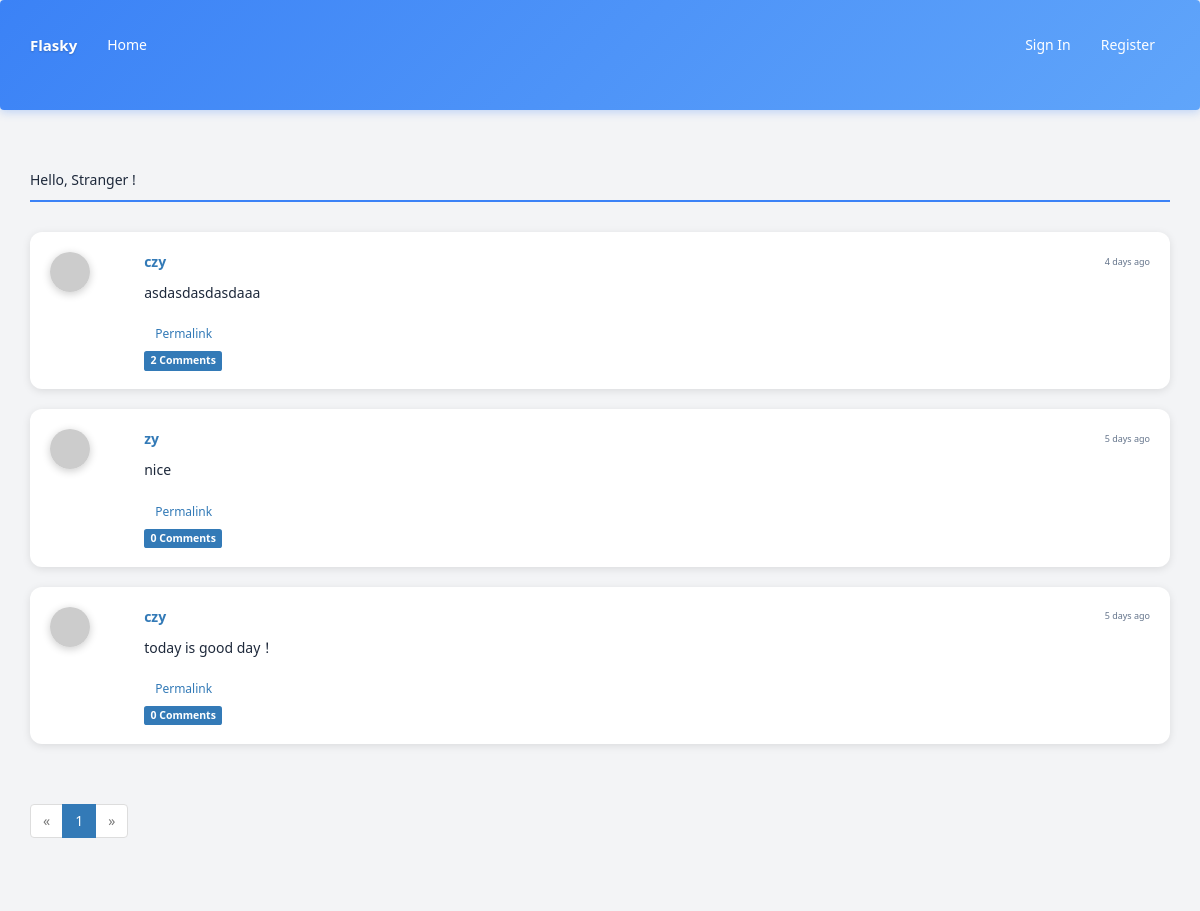
The page / on the database its author committed.
### app/models.py (models this page shows, shortened)
class Post(db.Model):
    __tablename__ = 'posts'
    id = db.Column(db.Integer, primary_key=True)
    body = db.Column(db.Text)
    timestamp = db.Column(db.DateTime, index=True, default=datetime.utcnow)
    author_id = db.Column(db.Integer, db.ForeignKey('users.id'))
    body_html = db.Column(db.Text)
    comments = db.relationship('Comment', backref='post', lazy='dynamic')

class User(UserMixin, db.Model):
    __tablename__ = 'users'
    id = db.Column(db.Integer, primary_key = True)
    email = db.Column(db.String(64), unique=True, index=True)
    username = db.Column(db.String(64), unique=True, index=True)
    password_hash = db.Column(db.String(128))
    role_id = db.Column(db.Integer, db.ForeignKey('roles.id'))
    name = db.Column(db.String(64))
    location = db.Column(db.String(64))
    about_me = db.Column(db.Text())
    member_since = db.Column(db.DateTime(), default=datetime.utcnow)
    last_seen = db.Column(db.DateTime(), default=datetime.utcnow)
    avatar_hash = db.Column(db.String(32))
    posts = db.relationship('Post', backref='author', lazy='dynamic')
    comments = db.relationship('Comment', backref='author', lazy='dynamic')
    followed = db.relationship('Follow', foreign_keys=[Follow.follower_id], backref=db.backref('follower', lazy='joined'), lazy='dynamic', cascade='all, delete-orphan')
    followers = db.relationship('Follow', foreign_keys=[Follow.followed_id], backref=db.backref('followed', lazy='joined'), lazy='dynamic', cascade='all, delete-orphan')
    def gravatar(self, size=100, default='identicon', rating='g'):
        if request.is_secure:
            url = 'https://secure.gravatar.com/avatar'
        else:
            url = 'http://www.gravatar.com/avatar'
        hash = self.avatar_hash or hashlib.md5(self.email.encode('utf-8')).hexdigest()
        return '{url}/{hash}?s={size}&d={default}&r={rating}'.format(url=url, hash=hash, size=size, default=default, rating=rating)
    @property
    def password(self):
        raise AttributeError('password is not a readable attribute')

### app/main/views.py (the view)
@main.route('/', methods=['GET', 'POST'])
def index():
    try:
        form = PostForm()
        if current_user.can(Permission.WRITE_ARTICLES) and form.validate_on_submit():
            post = Post(body=form.body.data, author=current_user._get_current_object())
            db.session.add(post)
            db.session.commit()
            return redirect(url_for('.index'))
        show_followed = False
        if current_user.is_authenticated:
            show_followed = bool(request.cookies.get('show_followed', ''))
        if show_followed:
            query = current_user.followed_posts
        else:
            query = Post.query
        page = request.args.get('page', 1, type=int)
        pagination = query.order_by(Post.timestamp.desc()).paginate(page=page, per_page=current_app.config['FLASKY_POSTS_PER_PAGE'], error_out=False)
        posts = pagination.items
        return render_template('index.html', form=form, posts=posts, show_followed=show_followed, pagination=pagination, current_time=datetime.utcnow())
    except Exception as e:
        import traceback
        print(f"Error in index route: {e}")
        traceback.print_exc()
        raise

### app/__init__.py (called while the page is built)
def create_app(config_name='default'):
    app = Flask(__name__)
    app.config.from_object(config[config_name])
    config[config_name].init_app(app)
    bootstrap.init_app(app)
    moment.init_app(app)
    db.init_app(app)
    login_manager.init_app(app)
    csrf.init_app(app)
    migrate.init_app(app, db)
    pagedown.init_app(app)
    from .main import main as main_blueprint
    app.register_blueprint(main_blueprint)
    from .models import Permission
    @app.context_processor
    def inject_permissions():
        return dict(Permission=Permission)
    from .auth import auth as auth_blueprint
    app.register_blueprint(auth_blueprint, url_prefix='/auth')
    from .models import AnonymousUser
    login_manager.anonymous_user = AnonymousUser
    return app

### app/auth/views.py (called while the page is built)
@auth.before_app_request
def before_request():
    if current_user.is_authenticated:
        current_user.ping()

### app/models.py (called while the page is built)
    def can(self, permissions):
        return False

    def is_administrator(self):
        return False

### app/templates/index.html (shortened to what this page needs)
{% extends "base.html" %}
{% import "bootstrap/wtf.html" as wtf %}
{% import "_macros.html" as macros %}
{% block page_content %}
<div class="page-header">
    Hello,
    {% if current_user.is_authenticated %}
        {{ current_user.username }}
    {% else %}
        Stranger
    {% endif %}!
</div>
{% include '_posts.html' %}
<div class="pagination">
    {{ macros.pagination_widget(pagination, '.index') }}
</div>
{% endblock %}

### app/templates/_posts.html (shortened to what this page needs)
<div class="posts">
    {% for post in posts %}
    <div class="post card">
        <div class="row">
            <div class="col-md-1">
                <div class="profile-thumbnail">
                    <a href="{{ url_for('.user', username=post.author.username) }}">
                        <img src="{{ post.author.gravatar(size=40) }}">
                    </a>
                </div>
            </div>
            <div class="col-md-11">
                <div class="post-header">
                    <div class="post-author">
                        <a href="{{ url_for('.user', username=post.author.username) }}">
                            {{ post.author.username }}
                        </a>
                    </div>
                    <div class="post-date">{{ moment(post.timestamp).fromNow() }}</div>
                </div>
                <div class="post-body">
                    {% if post.body_html %}
                        {{ post.body_html | safe }}
                    {% else %}
                        {{ post.body }}
                    {% endif %}
                </div>
                <div class="post-footer mt-2">
                    <a href="{{ url_for('.post', id=post.id) }}" class="btn btn-sm btn-outline-primary mr-2">
                        Permalink
                    </a>
                </div>
                <a href="{{ url_for('.post', id=post.id) }}#comments">
                    <span class="label label-primary">
                        {{ post.comments.count() }} Comments
                    </span>
                </a>
            </div>
        </div>
    </div>
    {% endfor %}
</div>

### app/templates/base.html (style rules this page uses)
:root { --primary-color: #3b82f6; --secondary-color: #ec4899; --accent-color: #f97316; --light-color: #f3f4f6; --dark-color: #1e293b; --card-bg: #ffffff; --border-color: #e2e8f0; }
body { font-family: 'Segoe UI', Tahoma, Geneva, Verdana, sans-serif; background-color: var(--light-color); color: var(--dark-color); }
.card { background-color: var(--card-bg); border-radius: 12px; box-shadow: 0 4px 12px rgba(0, 0, 0, 0.1); padding: 20px; margin-bottom: 20px; transition: all 0.3s ease; }
.page-header { color: var(--dark-color); margin-bottom: 30px; padding-bottom: 10px; border-bottom: 2px solid var(--primary-color); }
.post { background-color: var(--card-bg); border-radius: 12px; padding: 20px; margin-bottom: 20px; box-shadow: 0 2px 8px rgba(0, 0, 0, 0.1); transition: all 0.3s ease; }
.post-header { display: flex; justify-content: space-between; align-items: center; margin-bottom: 10px; }
.post-author { font-weight: bold; color: var(--primary-color); }
.post-date { color: #64748b; font-size: 0.9rem; }
.post-body { margin-top: 10px; line-height: 1.6; }
.post-footer { margin-top: 15px; }
.profile-thumbnail img { border-radius: 50%; box-shadow: 0 2px 8px rgba(0, 0, 0, 0.2); transition: all 0.3s ease; width: 40px; height: 40px; object-fit: cover; }
.profile-thumbnail { display: inline-block; }
.profile-thumbnail img { border-radius: 50%; box-shadow: 0 2px 8px rgba(0, 0, 0, 0.2); transition: all 0.3s ease; }

### rows shown on the page
Post: author.username "czy", timestamp "4 days ago", body_html "asdasdasdasdaaa", comments.count "2"
Post: author.username "zy", timestamp "5 days ago", body "nice", comments.count "0"
Post: author.username "czy", timestamp "5 days ago", body "today is good day！", comments.count "0"

### other values the page prints
{{ p }} "1"
